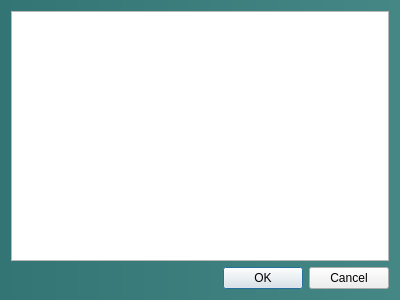
<?xml version="1.0" encoding="UTF-8"?>
<ui version="4.0">
 <class>ProjectSelectionDialog</class>
 <widget class="QDialog" name="ProjectSelectionDialog">
  <property name="windowModality">
   <enum>Qt::ApplicationModal</enum>
  </property>
  <property name="geometry">
   <rect>
    <x>0</x>
    <y>0</y>
    <width>400</width>
    <height>300</height>
   </rect>
  </property>
  <property name="windowTitle">
   <string>Projects</string>
  </property>
  <property name="styleSheet">
   <string notr="true">QDialog#ProjectSelectionDialog{
background:qlineargradient(spread:pad, x1:0, y1:0.511364, x2:1, y2:0.511364, stop:0 rgba(50, 117, 116,255) , stop:1 rgba(69, 135, 133,255) )
}</string>
  </property>
  <layout class="QVBoxLayout" name="verticalLayout">
   <item>
    <widget class="QListView" name="projectList">
     <property name="editTriggers">
      <set>QAbstractItemView::NoEditTriggers</set>
     </property>
     <property name="selectionBehavior">
      <enum>QAbstractItemView::SelectRows</enum>
     </property>
    </widget>
   </item>
   <item>
    <widget class="QDialogButtonBox" name="buttonBox">
     <property name="styleSheet">
      <string notr="true">
</string>
     </property>
     <property name="orientation">
      <enum>Qt::Horizontal</enum>
     </property>
     <property name="standardButtons">
      <set>QDialogButtonBox::Cancel|QDialogButtonBox::Ok</set>
     </property>
    </widget>
   </item>
  </layout>
 </widget>
 <resources/>
 <connections>
  <connection>
   <sender>buttonBox</sender>
   <signal>accepted()</signal>
   <receiver>ProjectSelectionDialog</receiver>
   <slot>accept()</slot>
   <hints>
    <hint type="sourcelabel">
     <x>248</x>
     <y>254</y>
    </hint>
    <hint type="destinationlabel">
     <x>157</x>
     <y>274</y>
    </hint>
   </hints>
  </connection>
  <connection>
   <sender>buttonBox</sender>
   <signal>rejected()</signal>
   <receiver>ProjectSelectionDialog</receiver>
   <slot>reject()</slot>
   <hints>
    <hint type="sourcelabel">
     <x>316</x>
     <y>260</y>
    </hint>
    <hint type="destinationlabel">
     <x>286</x>
     <y>274</y>
    </hint>
   </hints>
  </connection>
 </connections>
</ui>
